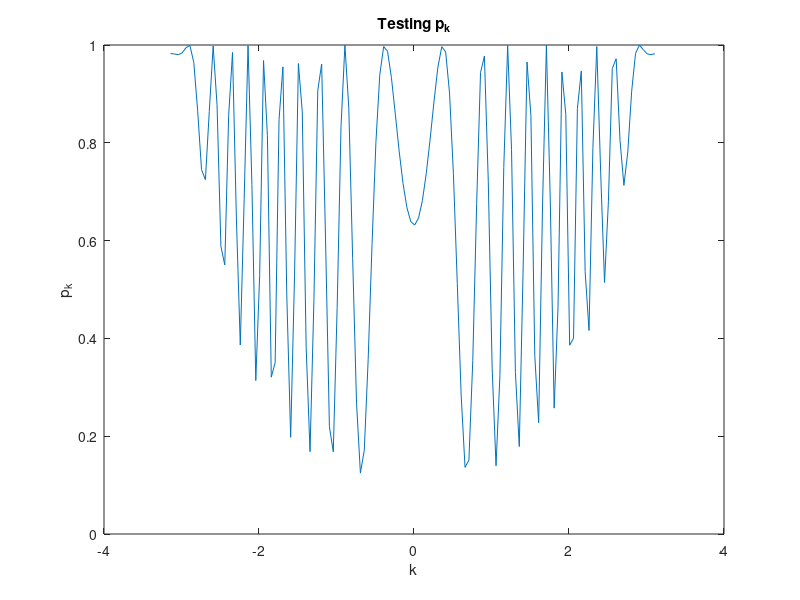
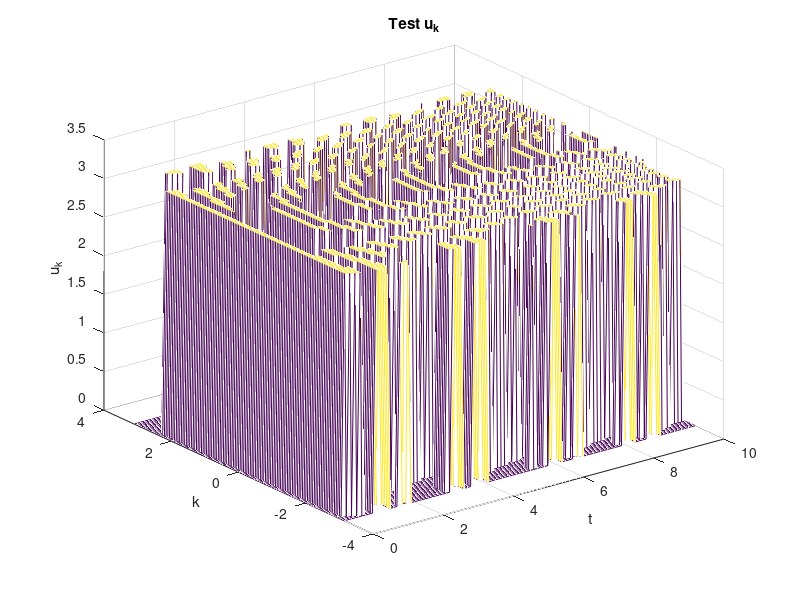

Write the MATLAB code that produced these figures, in order.
% Purpose: Do a numerical calculation to test the result
%          about p_k and u_k when gamme=0, i.e. no dissipation.
% version: 20161209-1
% Description:
% The result is obtained using exact solution using Rabi Cycle (Wikipedia)
% formulae. The answer may be numerically incorrect because I need to
% calculate a theta, which is Arcsin(of something) or Arccos(of something 
% else). Unsurprisingly, the two result does not agree sometimes.
clear all;
v=rand()*10;
v1=rand()*10;
Er=rand()*10;
El=rand()*10;

% First test pk in an arbitrary time
t=rand()*10;
index=0;
k_range=-pi:0.05:pi;
for k= k_range
    index = index+1;
    W=conj(v+v1*exp(1i*k));
    E0= (Er+El)/2;
    Delta=(Er-El)/2;

    sin_t=abs(W)/sqrt(Delta^2+abs(W)^2);
    cos_t=Delta/sqrt(Delta^2+abs(W)^2);
    theta=asin(sin_t);
    Indication_of_goodness=asin(sin_t)-acos(cos_t);
    if Indication_of_goodness > 2*pi*1/360
    	sprintf('Bad result when getting the angle. The angle differ by ... %0.5e',Indication_of_goodness);
        pause;
    end;
    eiphi=conj(W/abs(W));
    emiphi=W/abs(W);
    Ep=E0+sqrt(Delta^2+abs(W)^2);
    Em=E0-sqrt(Delta^2+abs(W)^2);

    ket_Ep=zeros(2,1);
    ket_Ep(1)=eiphi*cos(theta/2);
    ket_Ep(1)=sin(theta/2);
    ket_Em=zeros(2,1);
    ket_Em(1)=-eiphi*sin(theta/2);
    ket_Ep(1)=cos(theta/2);

    psi=zeros(2,1);
    psi(1)=cos(theta/2)*exp(-1i*Ep*t)*ket_Ep(1)- ...
            sin(theta/2)*emiphi*exp(-1i*Em*t)*ket_Em(1);
    psi(2)=cos(theta/2)*exp(-1i*Ep*t)*ket_Ep(2)- ...
            sin(theta/2)*emiphi*exp(-1i*Em*t)*ket_Em(2);
    pk(index)=psi'*psi;
end;
plot(k_range,pk);
xlabel('k'); ylabel('p_k');
title('Testing p_k');

% Then test uk in both two dimension (t,k)
t_range=0:0.1:10;
uk = zeros(length(t_range),length(k_range));
index_t=0;
for t= t_range
    index_t = index_t+1;
    index_k=0;
    for k= k_range
        index_k = index_k+1;
        
        W=conj(v+v1*exp(1i*k));
        E0= (Er+El)/2;
        Delta=(Er-El)/2;

        sin_t=abs(W)/sqrt(Delta^2+abs(W)^2);
        cos_t=Delta/sqrt(Delta^2+abs(W)^2);
        theta=asin(sin_t);
        Indication_of_goodness=asin(sin_t)-acos(cos_t);
        if Indication_of_goodness > 2*pi*1/360
            sprintf('Bad result when getting the angle. The angle differ by ... %0.5e',Indication_of_goodness);
            pause;
        end;
        eiphi=conj(W/abs(W));
        emiphi=W/abs(W);
        Ep=E0+sqrt(Delta^2+abs(W)^2);
        Em=E0-sqrt(Delta^2+abs(W)^2);

        ket_Ep=zeros(2,1);
        ket_Ep(1)=eiphi*cos(theta/2);
        ket_Ep(1)=sin(theta/2);
        ket_Em=zeros(2,1);
        ket_Em(1)=-eiphi*sin(theta/2);
        ket_Ep(1)=cos(theta/2);

        psi=zeros(2,1);
        psi(1)=cos(theta/2)*exp(-1i*Ep*t)*ket_Ep(1)- ...
                sin(theta/2)*emiphi*exp(-1i*Em*t)*ket_Em(1);
        psi(2)=cos(theta/2)*exp(-1i*Ep*t)*ket_Ep(2)- ...
                sin(theta/2)*emiphi*exp(-1i*Em*t)*ket_Em(2);
            

        uk(index_t,index_k)=angle(psi(2));
    end;
end
[X,Y]=meshgrid(t_range,k_range);
X=transpose(X); Y=transpose(Y);
figure;
mesh(X,Y,uk);
xlabel('t');ylabel('k');zlabel('u_k');
title('Test u_k');